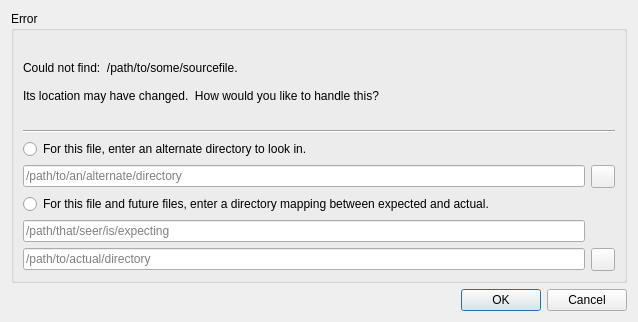
<?xml version="1.0" encoding="UTF-8"?>
<ui version="4.0">
 <class>Dialog</class>
 <widget class="QDialog" name="Dialog">
  <property name="geometry">
   <rect>
    <x>0</x>
    <y>0</y>
    <width>638</width>
    <height>322</height>
   </rect>
  </property>
  <property name="windowTitle">
   <string>Dialog</string>
  </property>
  <layout class="QGridLayout" name="gridLayout">
   <item row="0" column="0">
    <widget class="QGroupBox" name="groupBox">
     <property name="title">
      <string>Error</string>
     </property>
     <layout class="QGridLayout" name="gridLayout_2">
      <item row="0" column="0">
       <widget class="QLabel" name="label">
        <property name="text">
         <string>Could not find:  /path/to/some/sourcefile.  

Its location may have changed.  How would you like to handle this?</string>
        </property>
       </widget>
      </item>
      <item row="6" column="1">
       <widget class="QToolButton" name="toolButton_2">
        <property name="text">
         <string/>
        </property>
        <property name="icon">
         <iconset resource="resource.qrc">
          <normaloff>:/seer/resources/RelaxLightIcons/document-open.svg</normaloff>:/seer/resources/HighContrast/document-open.svg</iconset>
        </property>
       </widget>
      </item>
      <item row="2" column="0">
       <widget class="QRadioButton" name="radioButton">
        <property name="text">
         <string>For this file, enter an alternate directory to look in.</string>
        </property>
       </widget>
      </item>
      <item row="3" column="1">
       <widget class="QToolButton" name="toolButton">
        <property name="text">
         <string/>
        </property>
        <property name="icon">
         <iconset resource="resource.qrc">
          <normaloff>:/seer/resources/RelaxLightIcons/document-open.svg</normaloff>:/seer/resources/HighContrast/document-open.svg</iconset>
        </property>
       </widget>
      </item>
      <item row="5" column="0">
       <widget class="QLineEdit" name="lineEdit_2">
        <property name="placeholderText">
         <string>/path/that/seer/is/expecting</string>
        </property>
       </widget>
      </item>
      <item row="3" column="0">
       <widget class="QLineEdit" name="lineEdit">
        <property name="placeholderText">
         <string>/path/to/an/alternate/directory</string>
        </property>
       </widget>
      </item>
      <item row="6" column="0">
       <widget class="QLineEdit" name="lineEdit_3">
        <property name="placeholderText">
         <string>/path/to/actual/directory</string>
        </property>
       </widget>
      </item>
      <item row="4" column="0">
       <widget class="QRadioButton" name="radioButton_2">
        <property name="text">
         <string>For this file and future files, enter a directory mapping between expected and actual.</string>
        </property>
       </widget>
      </item>
      <item row="1" column="0" colspan="2">
       <widget class="Line" name="line">
        <property name="frameShadow">
         <enum>QFrame::Sunken</enum>
        </property>
        <property name="orientation">
         <enum>Qt::Horizontal</enum>
        </property>
       </widget>
      </item>
     </layout>
    </widget>
   </item>
   <item row="1" column="0">
    <widget class="QDialogButtonBox" name="buttonBox">
     <property name="orientation">
      <enum>Qt::Horizontal</enum>
     </property>
     <property name="standardButtons">
      <set>QDialogButtonBox::Cancel|QDialogButtonBox::Ok</set>
     </property>
    </widget>
   </item>
  </layout>
 </widget>
 <resources>
  <include location="resource.qrc"/>
 </resources>
 <connections>
  <connection>
   <sender>buttonBox</sender>
   <signal>accepted()</signal>
   <receiver>Dialog</receiver>
   <slot>accept()</slot>
   <hints>
    <hint type="sourcelabel">
     <x>248</x>
     <y>254</y>
    </hint>
    <hint type="destinationlabel">
     <x>157</x>
     <y>274</y>
    </hint>
   </hints>
  </connection>
  <connection>
   <sender>buttonBox</sender>
   <signal>rejected()</signal>
   <receiver>Dialog</receiver>
   <slot>reject()</slot>
   <hints>
    <hint type="sourcelabel">
     <x>316</x>
     <y>260</y>
    </hint>
    <hint type="destinationlabel">
     <x>286</x>
     <y>274</y>
    </hint>
   </hints>
  </connection>
 </connections>
</ui>
